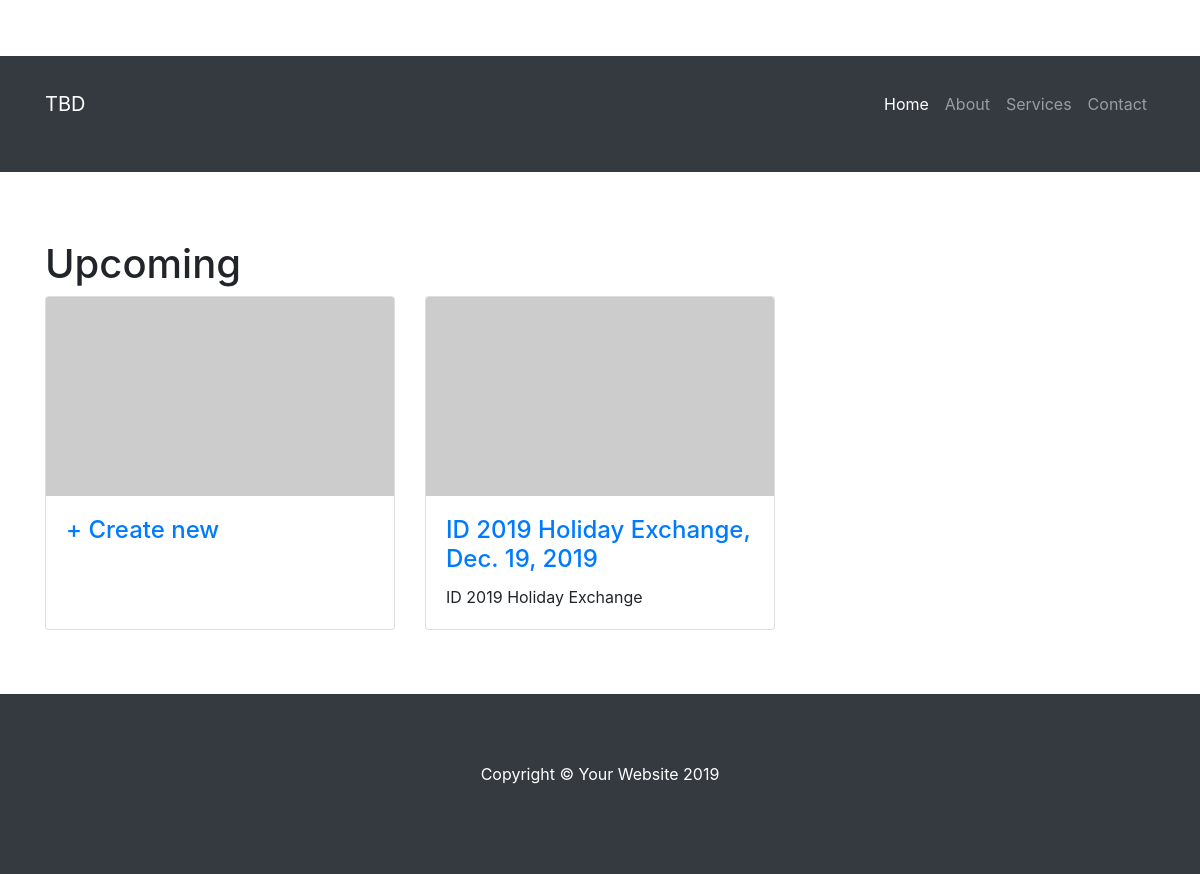
The app's page / (signed in), older data.
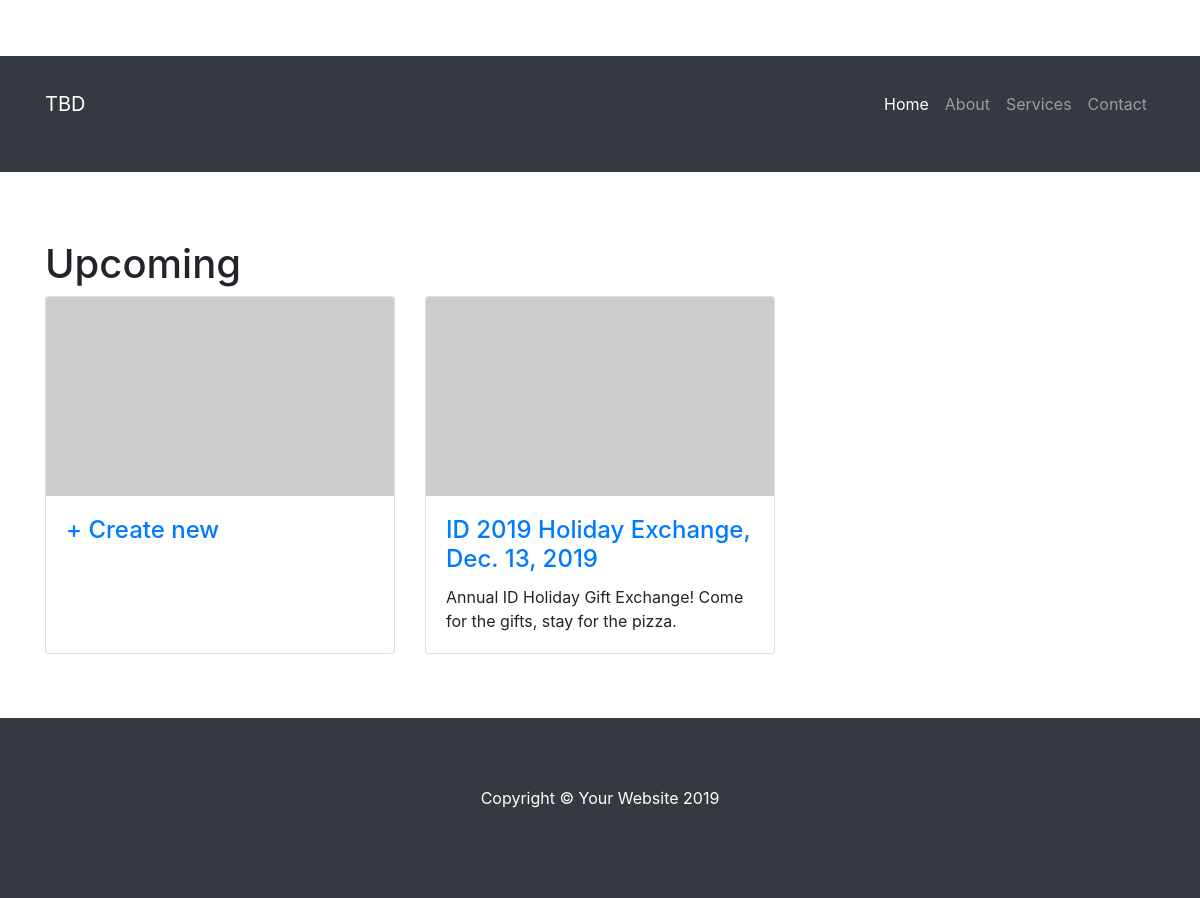
The same page, newer data.
### giftexchanger/models.py (models this page shows, shortened)
class GiftExchange(models.Model):
    title = models.CharField(max_length=250)
    description = models.CharField(max_length=600)
    spending_max = models.IntegerField(default=25)
    schedule_day = models.DateField()
    status = models.CharField(
        max_length=20,
        choices=(
            ('pending', 'pending'),  # assignments have not been set, so new users can be added
            ('assigned', 'assigned'),  # assignments have been set, so no new users
            ('closed', 'closed'),  # exchange is over, so nothing new allowed
        ),
        default='pending'
    )

### giftexchanger/views/app.py (the view)
# urls.py: path('', app.user_dashboard, name='user_dashboard'),
@login_required(login_url='login/')
def user_dashboard(request):
    user = UserProfile.objects.get(pk=60)  # it me
    template = loader.get_template('giftexchanger/app/user_dashboard.html')
    context = {
        'user': user,
        'exchanges': user.get_exchanges()
    }
    return HttpResponse(template.render(context, request))

### giftexchanger/models.py (called while the page is built)
    def get_exchanges(self):
        return [d.exchange for d in self.userdetails_set.all()]

### giftexchanger/templates/giftexchanger/app/user_dashboard.html
{% extends 'giftexchanger/base.html' %}
{% block body_content %}
    <div class="row">
     	<div class="col-lg-12">
     		<h1 class="mt-5">Upcoming</h1>
     	</div>
    </div>
    <div class="row">
    	<div class="col-lg-4 col-sm-6 mb-4">
    		<div class="card h-100">
	        <a href="{% url 'exchange_admin_create' %}"><img class="card-img-top" src="http://placehold.it/700x400" alt=""></a>
	        <div class="card-body">
	          <h4 class="card-title">
	            <a href="{% url 'exchange_admin_create' %}">+ Create new</a>
	          </h4>
	        </div>
	      </div>
		</div>
		{% for exchange in exchanges %}
	    	<div class="col-lg-4 col-sm-6 mb-4">
	    		<div class="card h-100">
		        <a href="{% url 'exchange_details' exc_id=exchange.id %}"><img class="card-img-top" src="http://placehold.it/700x400" alt=""></a>
		        <div class="card-body">
		          <h4 class="card-title">
		            <a href="{% url 'exchange_details' exc_id=exchange.id %}">{{ exchange.title }}, {{ exchange.schedule_day }}</a>
		          </h4>
		          <p class="card-text">{{ exchange.description }}</p>
		        </div>
		      </div>
			</div>
		{% endfor %}
	</div>
{% endblock %}

Row changes from the older to the newer data that the page shows:
changed GiftExchange: schedule_day "Dec. 19, 2019" → "Dec. 13, 2019"; description "ID 2019 Holiday Exchange" → "Annual ID Holiday Gift Exchange! Come for the gifts, stay for the pizza."
